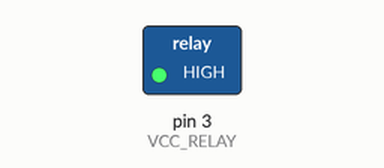
Bench run of a sketch on a simulated Arduino Uno, built with avr-gcc and run on an emulated ATmega328P. On the bench: switched loads named in the sketch (green lamp = pin HIGH). Dashed ring = blinking.

Above: at 0.5 s.
Timing chart, 0 to 4.6 s (numbered marks = the images above):
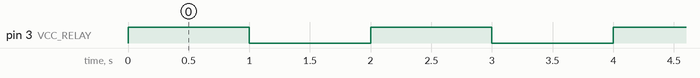

Measured:
- by itself, pin 3 (VCC_RELAY): alternates HIGH for 1.0 s and LOW for 1.0 s

The sketch:

relay-module.ino
```cpp
#define VCC_RELAY 3

void setup()
{
    pinMode(VCC_RELAY, OUTPUT);
    digitalWrite(VCC_RELAY, LOW);
}

void loop()
{
    digitalWrite(VCC_RELAY, HIGH);
    delay(1000);
    digitalWrite(VCC_RELAY, LOW);
    delay(1000);
    Serial.print("here...");
}
```
